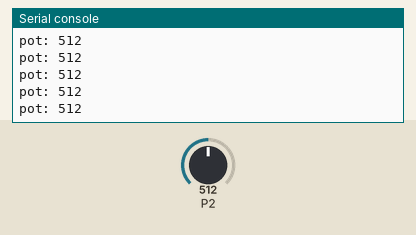
Recording of a program running on a simulated BBC micro:bit running MicroPython. On the bench: the last lines printed to the serial console. The test bench sets the inputs (shaded band); at power-on: P2 = 512 (analog values on the 0–1023 scale).

Above: at 1.2 s.
1.3 s: P2 set to 716
At 1.31 s:
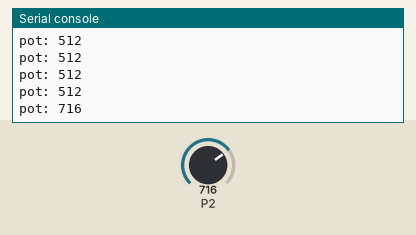
2.8 s: P2 set to 900
At 2.81 s:
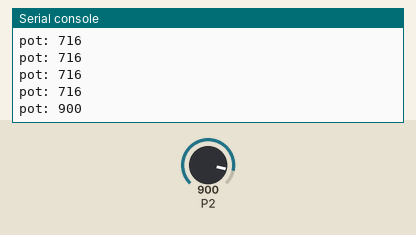
Timing chart, 0 to 5.8 s (numbered marks = the images above; inputs shaded):
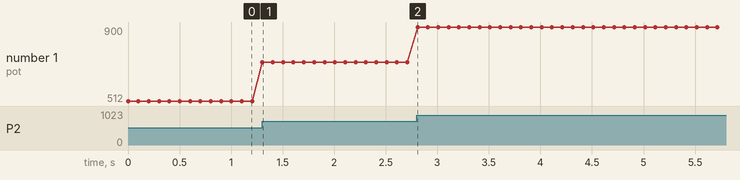

Measured:
- after the input at 1.3 s, the serial console: prints a new line at once (image 1)
- after the input at 2.8 s, the serial console: prints a new line at once (image 2)
- plotted number 1: 512 → 716 after the input at 1.3 s, 716 → 900 after the input at 2.8 s

The program:

main.py
```python
from microbit import *

while True:
    print("pot:", pin2.read_analog())
    sleep(100)
```
